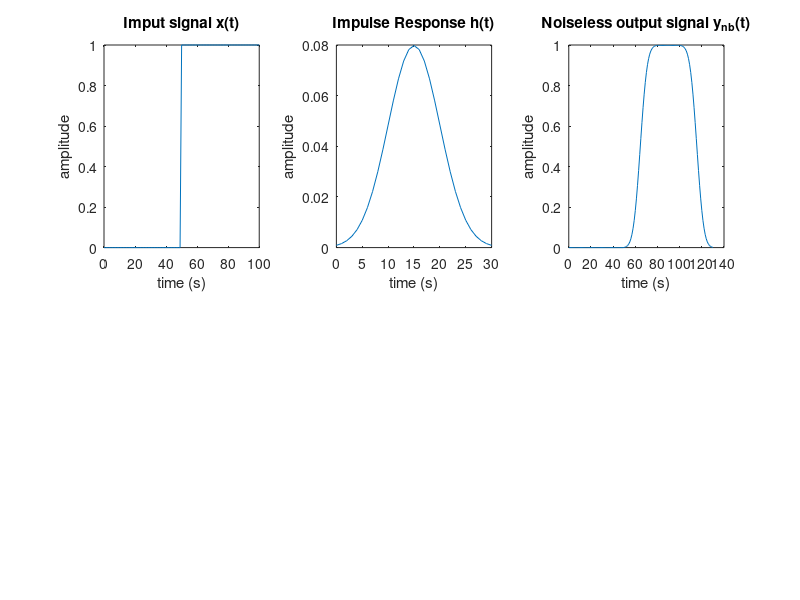

This figure's MATLAB source: (Note: this script raises an error after producing the figure.)
%-------------------------------------------------------------------------
%----- File : naive deconv
%----- Object   : Naive deconvolution 
%-------------------------------------------------------------------------

close all;
clear all;

L1x = 100;	    % duration of observation of input signal (in sec.)
fe = 1;		    % sampling frequency (Hz)
Te = 1/fe;		% sampling period
N1x = L1x/Te;	% number of points in signal x
kx = 0:N1x;	    % time indices  
tx= kx*Te;		% sampling times 


% 1. Impulse response h of a Gaussian filter
%
mu_h=15*Te;
% the width of impulse response makes the problem more or less difficult
sigma_h=5*Te;
tt=(0:Te:30*Te);
h=(1/(sigma_h*sqrt(2*pi)))*exp(-(((tt-mu_h)/(sqrt(2)*sigma_h)).*((tt-mu_h)/(sqrt(2)*sigma_h))));

figure(1);
subplot(2,3,2)
plot(tt,h)
xlabel('time (s)'); ylabel('amplitude'); title('Impulse Response h(t)');

% 2. Signal x
%

k1 = 0:N1x/2-1;
x1 = zeros(1,length(k1));
k2 = N1x/2:N1x;  % modif  N1x-1 => N1x
x2 = ones(1,length(k2));

x = [x1 x2];
subplot(2,3,1)
plot(tx,x);
xlabel('time (s)'); ylabel('amplitude'); title('Imput signal x(t)');

%3. Convolution
%

y_nb= conv(x, h);
N1= length(y_nb);
k=0:1:N1-1;
t=k*Te;
subplot(2,3,3)
plot(t,y_nb)
xlabel('time (s)'); ylabel('amplitude'); title('Noiseless output signal y_{nb}(t)');

% 4. Noise addition
%
SNR = 30;
y = adgnoise(y_nb, SNR)
  
subplot(2,3,6)
plot(t,y);
xlabel('time (s)'); ylabel('amplitude'); title('Noisy signal y(t)');

% 5. Noise display 
%
w = y - y_nb
subplot(2,3,5)
plot(t,w); 
xlabel('time (s)'); ylabel('amplitude'); title('Noise w(t)');
SNR= 10*log10(mean(y_nb.^2)/mean(w.^2)) % 



% 6. Frequency response of filter
%
N= length(y);
f = (-N/2:N/2-1)*(fe/N) ;
H = fft(h, N);
figure(2); subplot(2,3,2)
plot(f,fftshift(20*log10(abs(H))));
xlabel('frequency (Hz)'); ylabel('dB'); title('ESD of filter H(f)');


% 7. DFT X of input signal, DFT Y of output signal, DFT X_rec of reconstructed signal 
%
X = fft(x, N);
subplot(2,3,1)
plot(f,fftshift(10*log10(abs(X).^2/length(x))));
xlabel('frequency (Hz)'); ylabel('dB'); title('PSD Gamma_x(f)');

%Y = ; % spectrum of noisy signal
Y= fft(y, N); % spectrum of noiseless signal 
subplot(2,3,3)
plot(f,fftshift(10*log10(abs(Y).^2/length(y))));
xlabel('frequency (Hz)'); ylabel('dB'); title('PSD Gamma_y(f)');


% Frequency response of inverse filter
%
Hinv =  1./H;
subplot(2,3,5)
plot(f,fftshift(20*log10(abs(Hinv))));
xlabel('frequency (Hz)'); ylabel('dB'); title('ESD of inverse filter');

% Frequency response of noise
%
W = fft(w, N);
subplot(2,3,6)
plot(f,fftshift(10*log10(abs(W).^2/length(w))));
xlabel('frequency (Hz)'); ylabel('dB'); title('PSD Gamma_w(f)');

% computation of reconstructed signal by inverse filtering
%
X_rec2 = Y .* Hinv;
x_rec2 = ifft(X_rec2);

Nrec2=length(x_rec2);
krec2=0:1:Nrec2-1;
trec2=krec2*Te;
figure(1);
subplot(2,3,4)
plot(trec2(1:length(x)),x_rec2(1:length(x)))
xlabel('time (s)'); ylabel('amplitude'); title('Reconstruced input signal by inverse filtering');



figure(2)
subplot(2,3,3)
plot(f,fftshift(10*log10(abs(Y).^2/length(y))));
xlabel('frequency (Hz)'); ylabel('dB'); title('PSD Gamma_y(f)');


subplot(2,3,1)
plot(f,fftshift(10*log10(abs(X).^2/length(x))));
xlabel('frequency (Hz)'); ylabel('dB'); title('PSD Gamma_x(f)');

subplot(2,3,2)
plot(f,fftshift(20*log10(abs(H))));
xlabel('frequency (Hz)'); ylabel('dB'); title('ESD of filter H(f)');

subplot(2,3,6)
plot(f,fftshift(10*log10(abs(W).^2/length(w))));
xlabel('frequency (Hz)'); ylabel('dB'); title('PSD Gamma_w(f)');

subplot(2,3,5)
plot(f,fftshift(20*log10(abs(Hinv))));
xlabel('frequency (Hz)'); ylabel('dB'); title('ESD of inverse filter 1./H');

subplot(2,3,4)
plot(f,fftshift(10*log10(abs(X_rec2).^2/length(x_rec2))));
xlabel('frequency (Hz)'); ylabel('dB'); title('PSD Gamma_x_{rec2}(f)');
